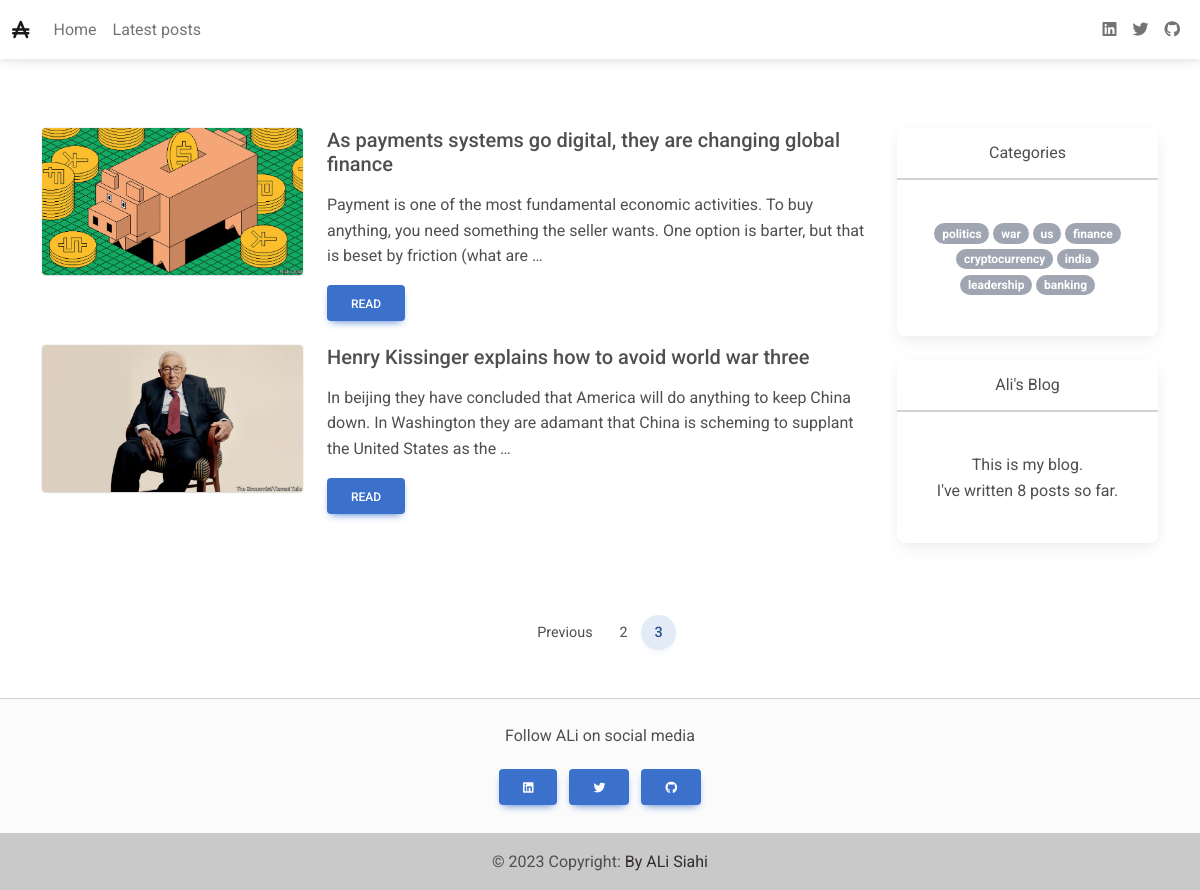
Page /list/?page=3 on the committed database.
### blog/models.py (models this page shows, shortened)
class Post(models.Model):
    class Status(models.TextChoices):
        DRAFT = 'DF', 'Draft'
        PUBLISHED = 'PB', 'Published'
    title = models.CharField(max_length=250)
    slug = models.SlugField(max_length=250)
    author = models.ForeignKey(User, on_delete=models.CASCADE, related_name='blog_posts')
    body = models.TextField()
    publish = models.DateTimeField(default=timezone.now)
    created = models.DateTimeField(auto_now_add=True)
    updated = models.DateTimeField(auto_now=True)
    status = models.CharField(max_length=2, choices=Status.choices, default=Status.DRAFT)
    cover = models.ImageField(upload_to='images/', default='images/ph.png')
    objects = models.Manager()
    published = PublishedManager()
    tags = TaggableManager()
    class Meta:
        ordering = ['-publish']
        indexes = [
            models.Index(fields=['-publish']),
        ]
    def get_absolute_url(self):
        return reverse('blog:post_detail', args=[self.publish.year,
                                                 self.publish.month,
                                                 self.publish.day,
                                                 self.slug])

### blog/views.py (the view)
# urls.py: path('list/', views.post_list, name='post_list'),
def post_list(request, tag_slug=None):
    tagzzz = Tag.objects.all()
    post_list = Post.published.all()
    tag = None
    if tag_slug:
        tag = get_object_or_404(Tag, slug=tag_slug)
        post_list = post_list.filter(tags__in=[tag])
        messages.success(request, "All posts by tag: {}".format(tag), 'primary')
    paginator = Paginator(post_list, 3)
    page_number = request.GET.get('page')
    try:
        posts = paginator.page(page_number)
    except PageNotAnInteger:
        posts = paginator.page(1)
    except EmptyPage:
        posts = paginator.page(paginator.num_pages)
    return render(request, 'blog/post/list.html', {'posts': posts, 'tag':tag, 'tagzzz':tagzzz})

### blog/models.py (called while the page is built)
    def get_queryset(self):
        return super().get_queryset().filter(status=Post.Status.PUBLISHED)

### blog/templatetags/blog_tags.py (called while the page is built)
@register.simple_tag
def total_posts():
    return Post.published.count()

### blog/templates/blog/post/list.html (shortened to what this page needs)
{% extends 'blog/base.html' %}
{% block content %}
    {% for post in posts %}
         <div class="row">
            <div class="col-md-4 mb-4">
              <div class="bg-image hover-overlay shadow-1-strong rounded ripple" data-mdb-ripple-color="light">
                <img src="{{ post.cover.url}}" alt="{{ post.title }}" class="img-fluid">
              </div>
            </div>
            <div class="col-md-8 mb-4">
              <h5>{{ post.title }}</h5>
              <p>{{ post.body|truncatewords:30|linebreaks }}</p>
              <a type="button" class="btn btn-primary" href="{{ post.get_absolute_url }}">Read</a>
            </div>
          </div>
    {% endfor %}
{% endblock %}
{% block pagination %}
    {% include "pagination.html" with page=posts %}
{% endblock pagination %}

### blog/templates/blog/base.html (shortened to what this page needs)
{% load blog_tags %}
<!DOCTYPE html>
<html lang="en">
<head>
    <link
    href="https://cdnjs.cloudflare.com/ajax/libs/font-awesome/6.0.0/css/all.min.css"
    rel="stylesheet"
    />
    <link
    href="https://cdnjs.cloudflare.com/ajax/libs/mdb-ui-kit/6.3.0/mdb.min.css"
    rel="stylesheet"
    />
</head>
<body>
  <header class="mb-10">
    <nav class="navbar navbar-expand-lg navbar-light bg-white fixed-top">
      <div class="container-fluid">
        <a class="navbar-brand" target="_blank" href="{% url "blog:post_list" %}">
          <i class="fas fa-austral-sign" height="16" alt="" loading="lazy"></i>
        </a>
        <div class="collapse navbar-collapse" id="navbarExample01">
          <ul class="navbar-nav me-auto mb-2 mb-lg-0">
            <li class="nav-item active">
              <a class="nav-link" aria-current="page" href="{% url "blog:home" %}">Home</a>
            </li>
            <li class="nav-item">
              <a class="nav-link" href="{% url "blog:post_list" %}">Latest posts</a>
            </li>
          </ul>
          <ul class="navbar-nav d-flex flex-row">
            <li class="nav-item me-3 me-lg-0">
              <a class="nav-link" href="https://www.linkedin.com/in/ali--siahi/" rel="nofollow" target="_blank">
                <i class="fab fa-linkedin"></i>
              </a>
            </li>
            <li class="nav-item me-3 me-lg-0">
              <a class="nav-link" href="https://alisiahi.github.io/" rel="nofollow" target="_blank">
                <i class="fab fa-twitter"></i>
              </a>
            </li>
            <li class="nav-item me-3 me-lg-0">
              <a class="nav-link" href="https://github.com/alisiahi" rel="nofollow" target="_blank">
                <i class="fab fa-github"></i>
              </a>
            </li>
          </ul>
        </div>
      </div>
    </nav>
  </header>
  <main class="my-5">
    <div class="container">
      <div class="row">
        <div class="col-md-9 mb-4">
          <section>
            {% block content %}
            {% endblock content %}
          </section>
        </div>
        <div class="col-md-3 mb-4">
          <section class="sticky-top" style="top: 100px;">
            <section class="text-center mb-4">
              <div class="card bg-White mb-3">
                <div class="card-header">Categories</div>
                <div class="card-body">
                  <p class="card-text">
                    <p class="tags">
                      {% for tag in tagzzz %}
                        <a href="{% url "blog:post_list_by_tag" tag.slug %}" class="badge rounded-pill bg-secondary">{{ tag.name }}</a>
                      {% endfor %}
                    </p>
                  </p>
                </div>
              </div>
           </section>
            <section class="text-center mb-4">
              <div class="card bg-White mb-3">
                <div class="card-header">Ali's Blog</div>
                <div class="card-body">
                  <p class="card-text">
                    <p class="tags">
                      This is my blog. <br>
                      I've written {% total_posts %} posts so far.
                    </p>
                </div>
              </div>
           </section>
          </section>
        </div>
      </div>
      {% block pagination %}
      {% endblock pagination %}
    </div>
  </main>
  <footer class="bg-light text-lg-start">
    <hr class="m-0" />
    <div class="text-center py-4 align-items-center">
      <p>Follow ALi on social media</p>
      <a href="https://www.linkedin.com/in/ali--siahi/" class="btn btn-primary m-1" role="button" rel="nofollow">
        <i class="fab fa-linkedin"></i>
      </a>
      <a href="https://alisiahi.github.io/" class="btn btn-primary m-1" role="button" rel="nofollow">
        <i class="fab fa-twitter"></i>
      </a>
      <a href="https://github.com/alisiahi" class="btn btn-primary m-1" role="button" rel="nofollow">
        <i class="fab fa-github"></i>
      </a>
    </div>
    <div class="text-center p-3" style="background-color: rgba(0, 0, 0, 0.2);">
      © 2023 Copyright:
      <a class="text-dark" href="#">By ALi Siahi</a>
    </div>
  </footer>
</body>
</html>

### rows in the picture
Post: cover (picture), title "As payments systems go digital, they are changing global finance", body "Payment is one of the most fundamental economic activities. To buy anything, you need something the seller wants. One option is barter, but that is beset by friction (what are …"
Post: cover (picture), title "Henry Kissinger explains how to avoid world war three", body "In beijing they have concluded that America will do anything to keep China down. In Washington they are adamant that China is scheming to supplant the United States as the …"
Tag: name "politics"
Tag: name "war"
Tag: name "us"
Tag: name "finance"
Tag: name "cryptocurrency"
Tag: name "india"
Tag: name "leadership"
Tag: name "banking"

### other values in the picture
{{ page.previous_page_number }} "2"
{{ page.number }} "3"
